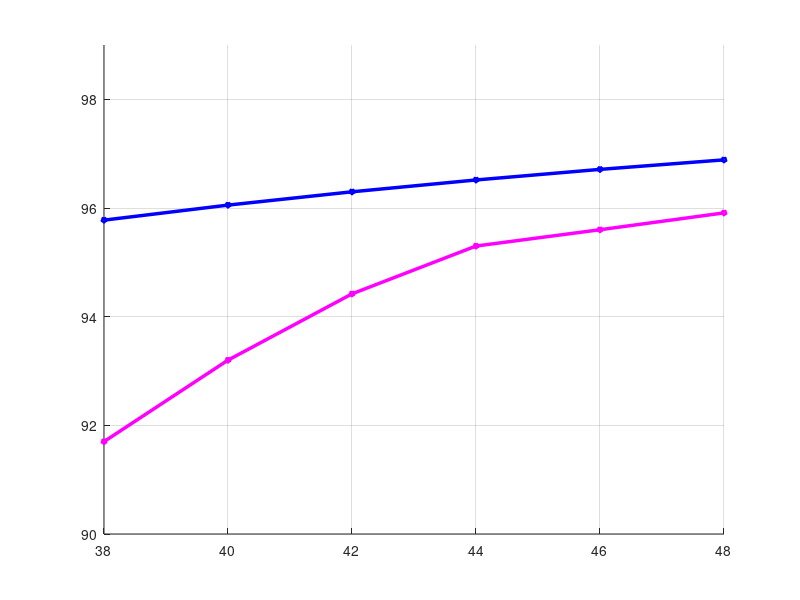

This chart was generated by the following MATLAB code:
clear
clc
Vin=38:2:48  
Po=200;
RL=2112.5; 
Vo=650;                          
G = Vo./Vin
f=50000;
Io=Po/Vo
d= (((3*G)-7)-(sqrt((G.^2)+(6*G)+9)))./(4*(G-1))
vc=0.05;              
VF=0.79;                 
Rs=55e-3;                       
Rd=50e-3;
rl=15e-3;                 
rc1 = 0.01;
rc2 = 0.01;
rc3 = 0.01;
rc4 = 0.01;
rc5 = 0.01;
IL = Io*(((2.*d.^3)-(9*d.^2)+(8.*d)-1)./((1-(2.*d)).*(1-d).*d));
L = (2.*Vin.*d.*(1-d))./(f.*0.1.*IL.*(1-(2.*d)));
VC1 = Vin./(1-(2.*d));
VC2 = (2.*Vin.*(1-d))./(1-(2.*d));
VC3 = (Vin.*((2.*d.^2)-(6.*d)+4))./((1-(2.*d)).*(1-d));
VC4 = (2.*Vin)./(1-(2.*d));
VC5 = (Vin.*((2.*d.^2)-(5.*d)+3))./((1-(2.*d)).*(1-d));
output=(Vin.*((2.*d.^2)-(7.*d)+5))./((1-(2.*d)).*(1-d));
Ic1rms = (Io.*((2.*d.^3)-(5.*d.^2)+(2.*d)+1))./((1-(2.*d)).*((1-d).^1.5).*sqrt (d));
Ic2rms = Io./(sqrt ((d).*(1-d)));
Ic3rms = Io./(sqrt ((d).*(1-d)));
Ic4rms =  Io.*(sqrt(d)/sqrt(1-d));
Ic5rms =  (Io.*(1+d))./(sqrt(d).*sqrt(1-d));
C1=(Io.*((2.*d.^3)-(5.*d.^2)+(2.*d)+1))./((1-(2.*d)).*(1-d).*f.*vc.*VC1);
C2=Io./(f*vc*VC2);
C3=Io./(f*vc*VC3);
C4=(Io*d)./(f*vc*VC4);
C5=(Io*(1+d))./(f*vc*VC5);
Iin =(Io.*((2.*d.^2)-(7.*d)+5))./((1-(2.*d)).*(1-d));
IS1AVG= (Io.*((2.*d.^3)-(5.*d.^2)+(2.*d)+1))./((1-(2.*d)).*(1-d));
IS1RMS= (Io.*((2.*d.^3)-(5.*d.^2)+(2.*d)+1))./((sqrt(d)).*(1-(2.*d)).*(1-d));
IS2AVG= (Io.*((2.*d.^3)-(5.*d.^2)+(2.*d)+1))./((1-(2.*d)).*(1-d));
IS2RMS= (Io.*((2.*d.^3)-(5.*d.^2)+(2.*d)+1))./((sqrt(d)).*(1-(2.*d)).*(1-d));
ID1AVG= (Io.*((2.*d.^3)-(5.*d.^2)+(2.*d)+1))./((1-(2.*d)).*(1-d));
ID1RMS=(Io.*((2.*d.^3)-(5.*d.^2)+(2.*d)+1))./((1-(2.*d)).*((1-d).^1.5));
ID2AVG= (Io.*((2.*d.^3)-(5.*d.^2)+(2.*d)+1))./((1-(2.*d)).*(1-d));
ID2RMS=(Io.*((2.*d.^3)-(5.*d.^2)+(2.*d)+1))./((1-(2.*d)).*((1-d).^1.5));
ID3AVG= Io;
ID3RMS=Io./(sqrt(d));
ID4AVG= Io;
ID4RMS=Io./sqrt(1-d);
ID5AVG= Io;
ID5RMS=Io./(sqrt(d));
ID6AVG= Io;
ID6RMS=Io./sqrt(1-d);
VS1= Vin./(1-(2*d));
VS2= Vin./(1-(2*d));
VD1= Vin./(1-(2*d));
VD2= Vin./(1-(2*d));
VD3= (2*Vin)./(1-(2*d));
VD4= (2*Vin)./(1-(2*d));
VD5= (2*Vin)./(1-(2*d));
VD6= (2*Vin)./(1-(2*d));
PL=((IL.^2).*rl);
PC=(Ic1rms.^2*rc1)+(Ic2rms.^2*rc2)+(Ic3rms.^2*rc3)+(Ic4rms.^2*rc4)+(Ic5rms.^2*rc5);
PSC = ((IS1RMS).^2+(IS2RMS).^2).*Rs  ;        
PSWI2=(0.5.*f.*74.*10^(-9)).*((VS1.*IS1AVG)+(VS2.*IS2AVG)); 
PDC = ((ID1RMS).^2+(ID2RMS).^2+(ID3RMS).^2+(ID4RMS).^2+(ID5RMS).^2+(ID6RMS).^2).*Rd ;     
PDVF = ((ID1AVG+ID2AVG+ID3AVG+ID4AVG+ID5AVG+ID6AVG)).*VF  ;       
Loss2 =PL+PC+PSC+PSWI2+PDC+PDVF
effi2=(Po./(Po+PL+PC+PSC+PSWI2+PDC+PDVF)).*100
ylim ([90 99])
xlim ([38 48])
hold on
plot (Vin,effi2,'-p','Color','blue','LineWidth',2.5, 'MarkerSize',4,'MarkerFaceColor','n')
hold on
x = [38,  40,  42,  44,  46, 48]; % Input voltage
y = [91.7,  93.2,  94.42,  95.3, 95.6,  95.91]; % eff
plot (x,y,'-p','Color','magenta','LineWidth',2.5, 'MarkerSize',4,'MarkerFaceColor','n')
hold on
grid on